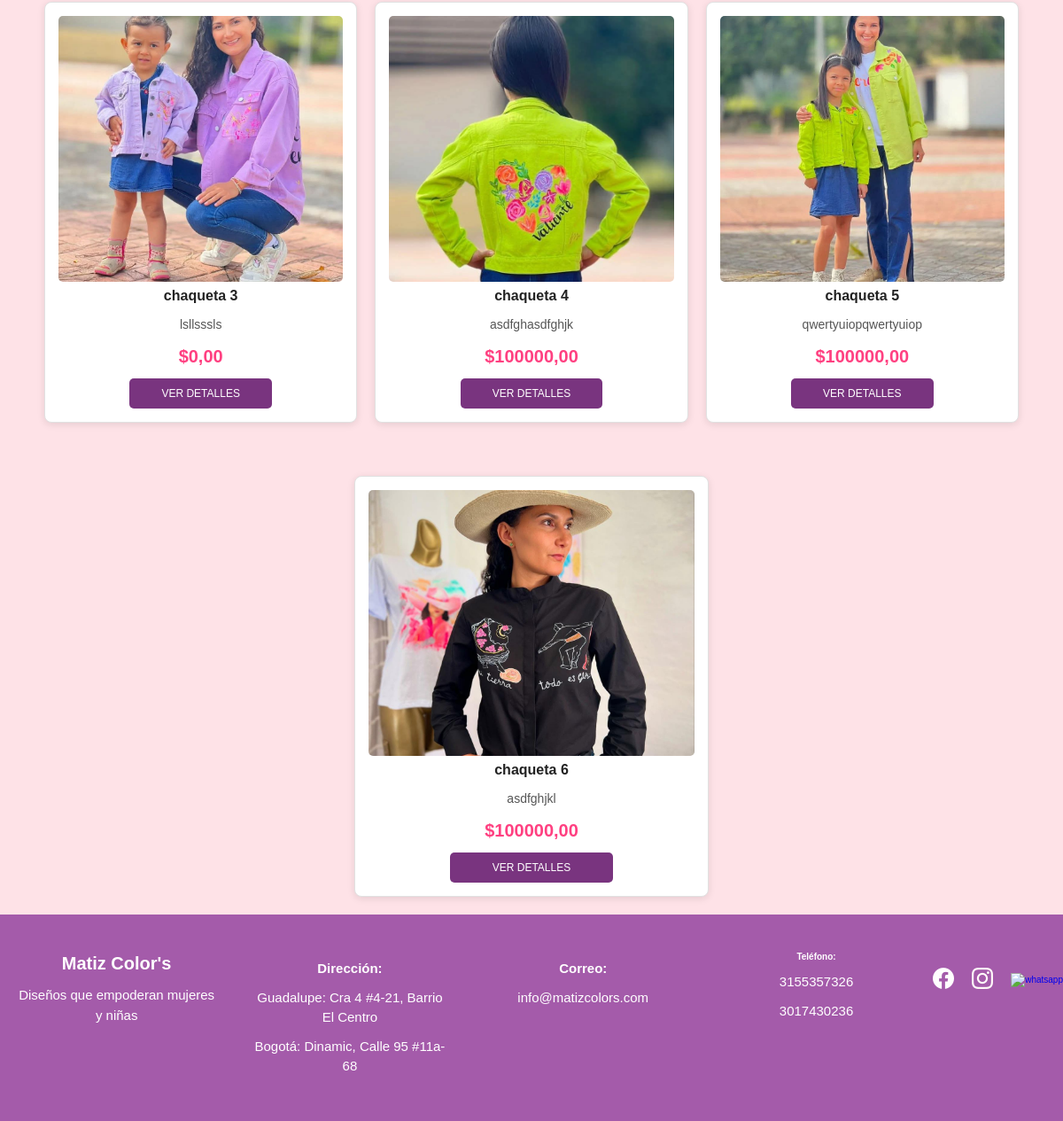
/niña/ (lower part), run on an earlier commit of the app's database.
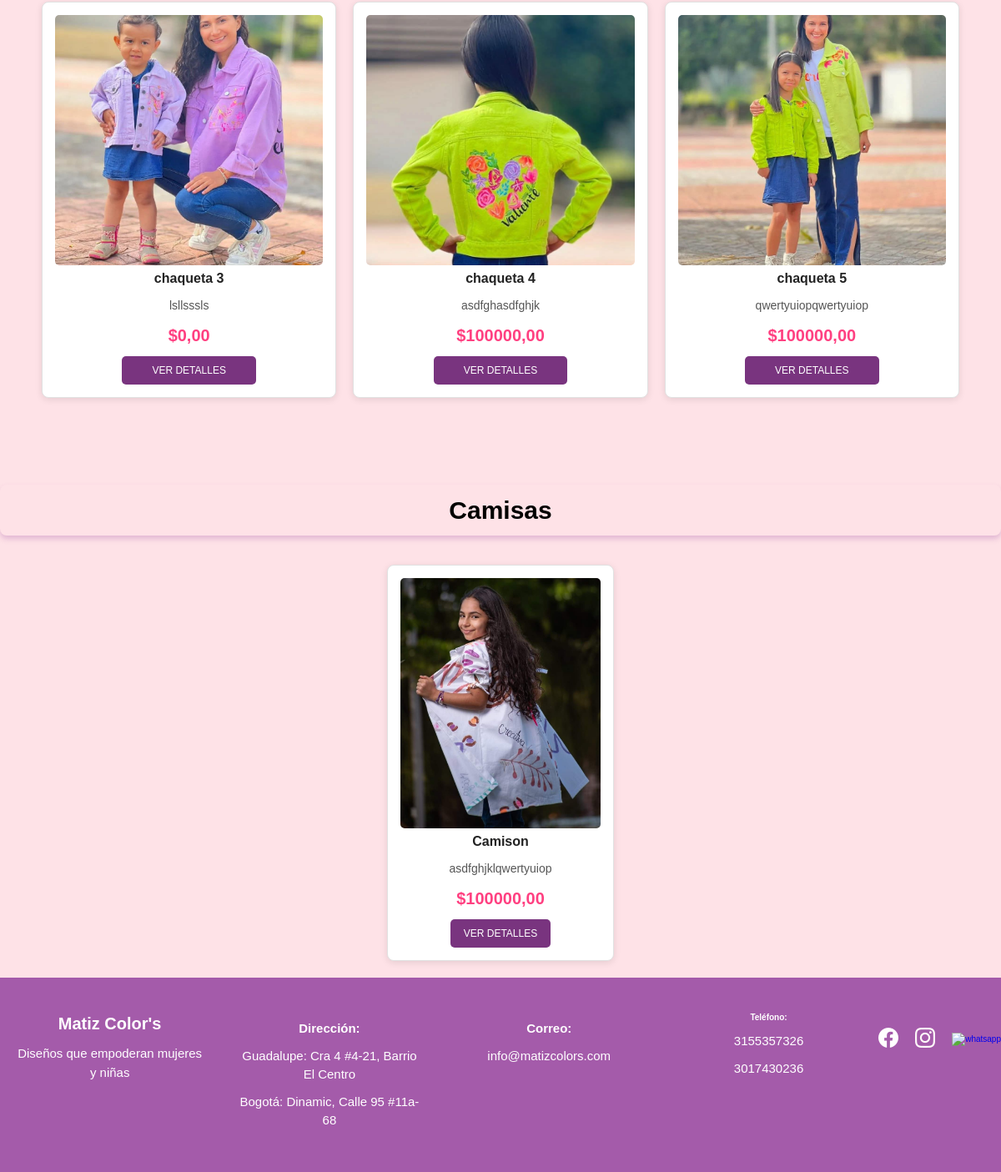
And on a later commit of the database.
### web/models.py (models this page shows, shortened)
class Producto(models.Model):
    LINEA_CHOICES = [
        ('niña', 'Niña'),
        ('mujer', 'Mujer'),
    ]
    nombre = models.CharField(max_length=255)
    descripcion = models.TextField()
    precio = models.DecimalField(max_digits=10, decimal_places=2, default=0.00)
    imagen = models.ImageField(upload_to='productos/', blank=True, null=True)
    categoria = models.ForeignKey(Categoria, on_delete=models.CASCADE)
    linea = models.CharField(max_length=10, choices=LINEA_CHOICES, default='mujer')
    visible = models.BooleanField(default=True)

class Categoria(models.Model):
    nombre = models.CharField(max_length=100)

### web/views.py (called while the page is built, shortened)
def niña(request):
    categoria_id = request.GET.get('categoria')
    if categoria_id and categoria_id.isdigit():
        producto_lista = Producto.objects.filter(linea="niña", visible=True, categoria_id=int(categoria_id))
    else:
        producto_lista = Producto.objects.filter(linea="niña", visible=True)
    productos_por_categoria = {}
    for producto in producto_lista:
        if producto.categoria.nombre not in productos_por_categoria:
            productos_por_categoria[producto.categoria.nombre] = []
        productos_por_categoria[producto.categoria.nombre].append(producto)
    return render(request, 'niña.html', {
        'productos': producto_lista,
        'productos_por_categoria': productos_por_categoria,
        'categoria_seleccionada': int(categoria_id) if categoria_id and categoria_id.isdigit() else None
    })

### web/templates/niña.html (shortened to what this page needs)
{% extends "base.html" %}
{% load static %}
{% block content %}
<link rel="stylesheet" href="{% static 'galeria.css' %}">
{% if productos_por_categoria %}
    {% for categoria_nombre, productos_lista in productos_por_categoria.items %}
        <h2 class="subcategoria-titulo">{{ categoria_nombre }}</h2>
        <div class="grid productos-container">
            {% for producto in productos_lista %}
                <div class="items"
                     data-id="{{ producto.id }}"
                     data-title="{{ producto.nombre }}"
                     data-price="{{ producto.precio }}"
                     data-img="{{ producto.imagen.url }}">
                    <img src="{{ producto.imagen.url }}" class="imagen-detalle" alt="{{ producto.nombre }}">
                    <div class="info">
                        <h3>{{ producto.nombre }}</h3>
                        <p>{{ producto.descripcion }}</p>
                        <div class="precio">
                                <p>${{ producto.precio }}</p>
                        </div>
                        <button class="ver-detalles">Ver Detalles</button>
                    </div>
                </div>
            {% endfor %}
        </div>
    {% endfor %}
{% else %}
    <p>No hay productos disponibles en esta categoría.</p>
{% endif %}
{% endblock %}

What changed in the data, as far as the page shows it:
removed Producto: imagen (picture), nombre "chaqueta 6", descripcion "asdfghjkl", precio "100000,00"
added Producto: nombre "Camisas", imagen (picture), nombre "Camison", descripcion "asdfghjklqwertyuiop", precio "100000,00"
